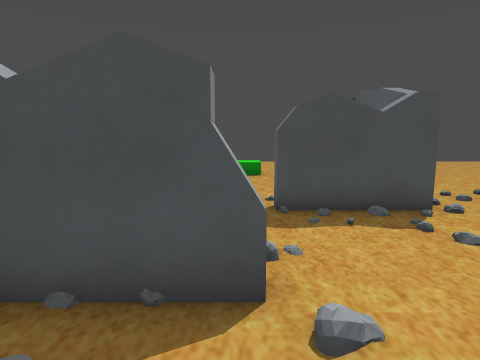
view 1 (above)

20 first-person views from a walk through a level from a Godot 3-D game. The camera is 1.5 m above the floor, tilts 8° down and sees 75° across. The floor is counted in squares, 1 m on a side. Each view is taken from the middle of a square. On the plan, view 1 faces up. The plan holds only what a view shows up to about 15 squares ahead; the rest is blank. The place goes on beyond the plan. Some surface patterns are stand-ins.

view 2
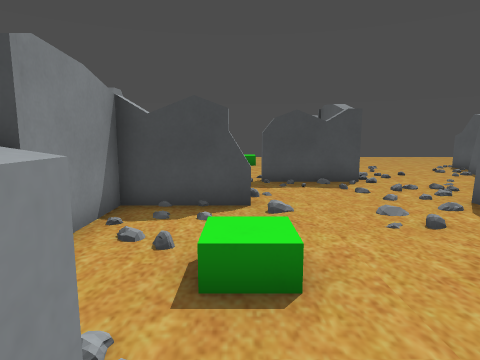

view 3
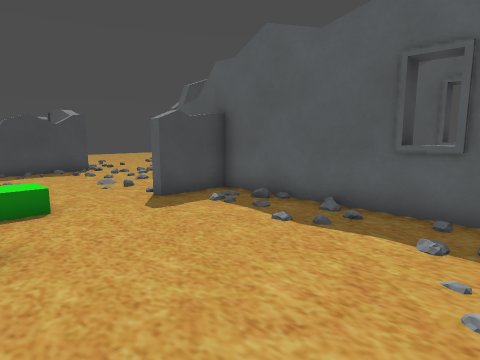

view 4
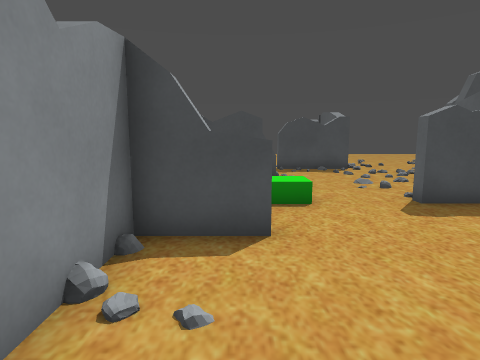

view 5
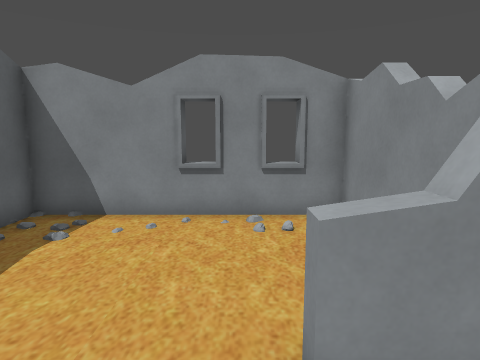

view 6
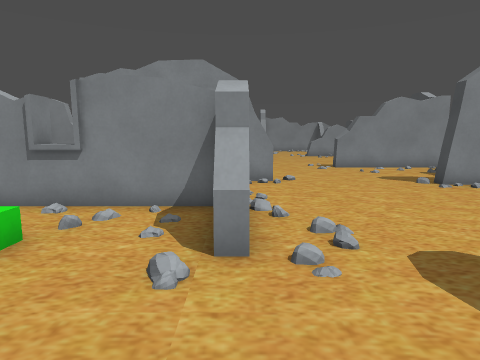

view 7
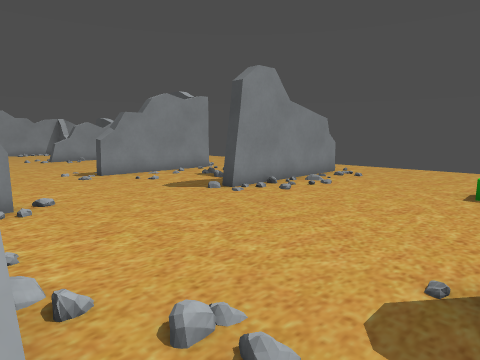

view 8
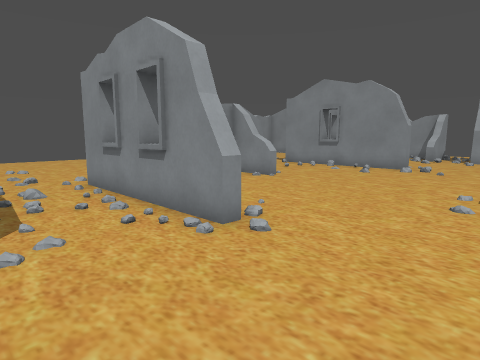

view 9
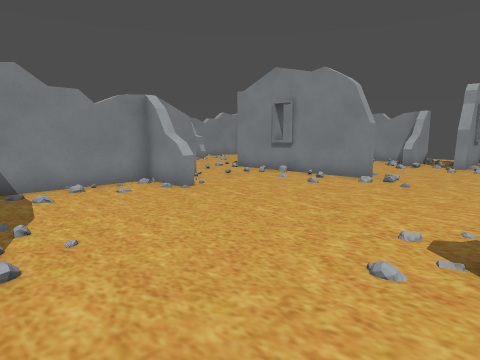

view 10
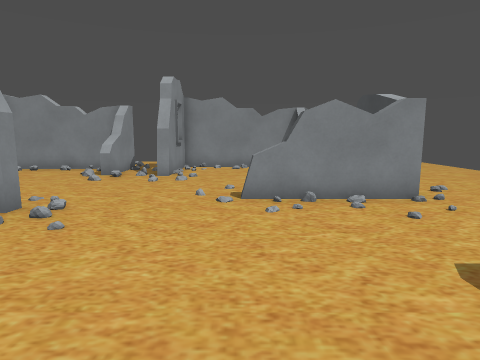

view 11
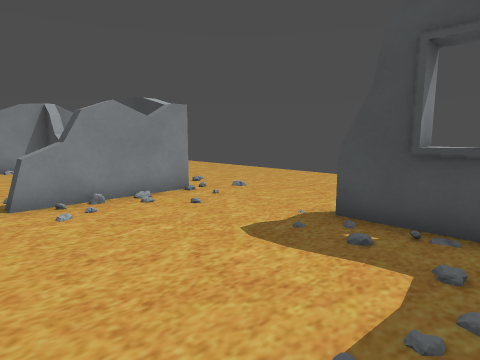

view 12
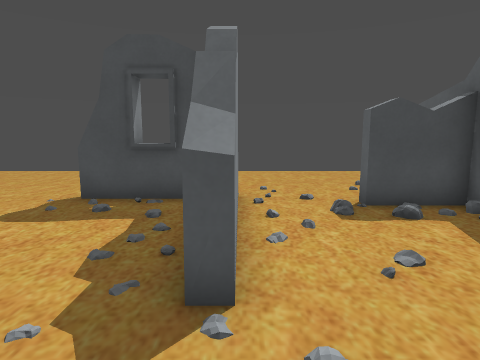

view 13
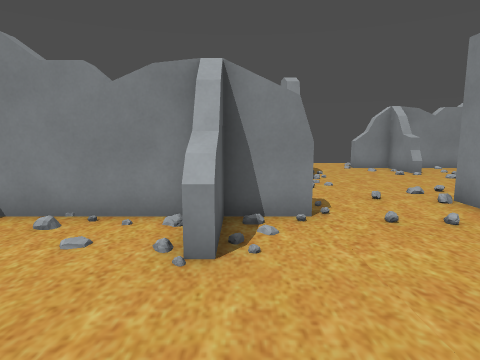

view 14
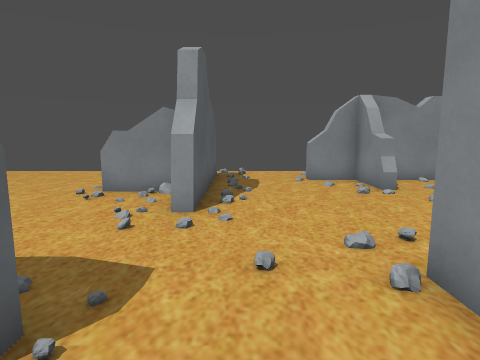

view 15
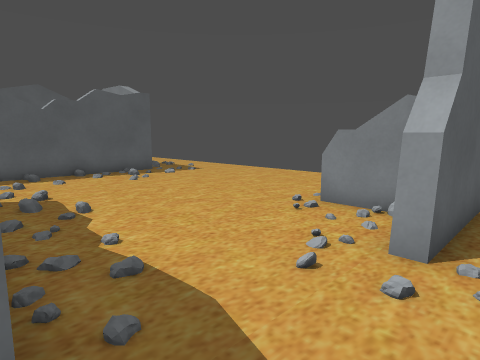

view 16
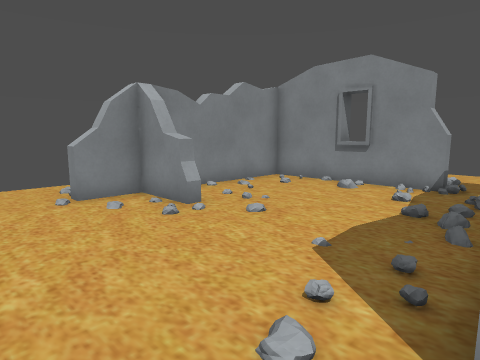

view 17
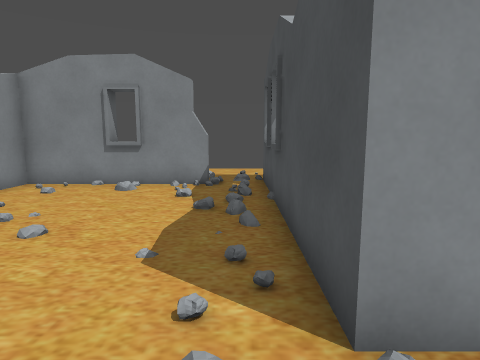

view 18
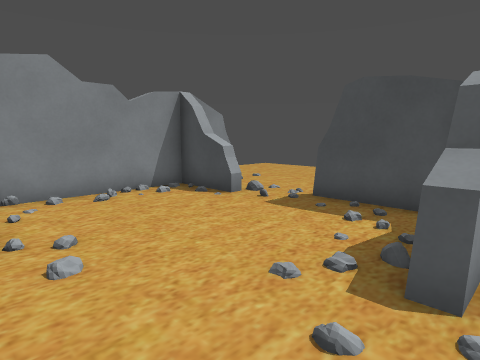

view 19
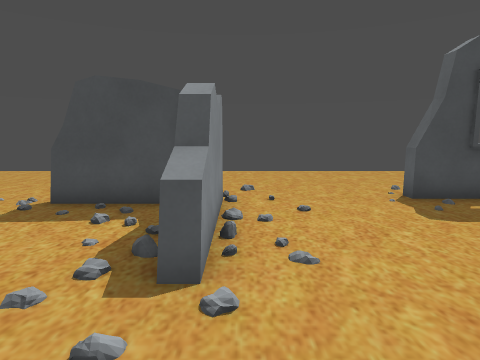

view 20
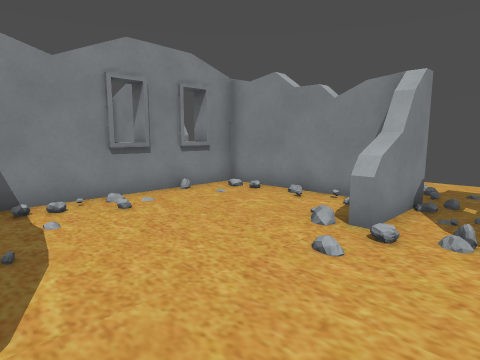

### Floor plan
Key: @ floor where view 1 was taken; # wall or solid block; . main floor; : floor 0.25 m higher than the main floor; / step, stairs or slope; B building; O other object.
Columns run from 30 left of view 1 to 5 right of it. Each row starts with its distance up from view 1.
 18   ....  ......................
 17   ................ ...........
 16  ................. ...........
 15  ................  .....B.....
 14   ...............  .....B.......
 13    B...  ......B#B #....#.....O/
 12     ...B##BB....BBB#..BB#.....//
 11    #BB....BB...... #....#.......
 10    #......B........#....#.......
  9   B.......BB.......B....B....... B
  8    #......B........B............ B
  7    #...........................B BB.
  6    ............................BBBB.
  5    #B#B.............................
  4 ............//.........BB...........
  3 ..:##BB.....#..........#...BBBB....B
  2     #.:.....#..........B...#...../.B
  1    B........#..........#B..#...../.B
  0     /.......#....B/....B...# /@....
 -1     /......B#....B///. #...B ./..BBB
 -2     #.......#...B#######..:B ......#
 -3 ...##B#######..............#BB.....#
 -4 ......O................../.#.......#
 -5 ....B..................../.#.......#
 -6     #..........B...........#.......B
 -7     #..........# ..........# ......B
 -8     #..........#BBB........# ......#
 -9     #.....B....#  .........##B#B####
-10     #.... B....#   ........
-11     #######BB..B   ........
-12             ...B   .......
-13             ....    .....

Where each view was taken, in squares from view 1:
view 1: 0 up, 0 right, facing up
view 2: 4 down, 0 right, facing up
view 3: 8 down, 1 left, facing up-right
view 4: 8 down, 1 left, facing up
view 5: 1 down, 0 right, facing down
view 6: 3 up, 4 right, facing left
view 7: 3 up, 1 right, facing up-left
view 8: 8 up, 3 left, facing down-left
view 9: 8 up, 7 left, facing down-left
view 10: 8 up, 12 left, facing left
view 11: 7 up, 12 left, facing up-left
view 12: 5 up, 11 left, facing up
view 13: 4 up, 13 left, facing down
view 14: 0 up, 16 left, facing down
view 15: 2 down, 16 left, facing down-right
view 16: 3 down, 16 left, facing down-left
view 17: 4 down, 16 left, facing left
view 18: 5 up, 19 left, facing up-left
view 19: 5 up, 19 left, facing up
view 20: 5 up, 19 left, facing down-left
